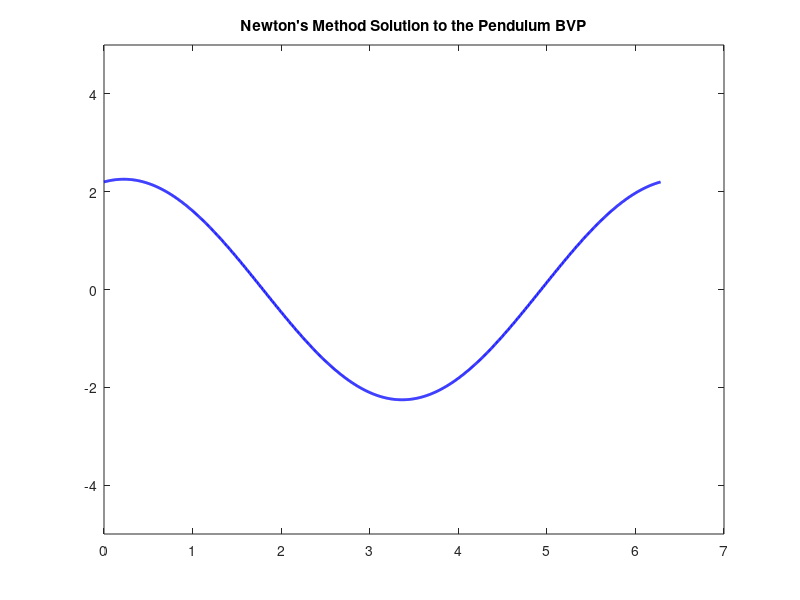

Recreate this plot in MATLAB. (Note: this script raises an error after producing the figure.)
n = 1000;

T = 2*pi;
alpha = 0.7*pi;
beta = 0.7*pi;
%alpha = 0.01*pi;
%beta = -0.85*pi;

h = T/n;
t = ((1:n-1)*h).';
tol = 10e-3;

theta0 = alpha*cos(t) + 0.5*sin(t);
%theta0 = 0.7*ones(n-1, 1);
%theta0 = (((beta - alpha) / (2*pi))*t + alpha).*cos(2*t);

tvals = [0 t.' T];
theta0Vals = [alpha theta0.' beta];

plot(tvals, theta0Vals, 'b', "LineWidth", 2)
title("Newton's Method Solution to the Pendulum BVP")
ylim([-5, 5])
hold on;

theta = nDnewton(n, alpha, beta, h, t, theta0, tol);

thetaVals = [alpha theta.' beta];
plot(tvals, thetaVals, 'g', "LineWidth", 2)
legend("\theta^{(0)}", "\theta^{(1)}", "\theta^{(2)}", "\theta^{(3)}", "\theta^{(4)}", "\theta^{(5)}", "\theta^{(6)}")

function theta = nDnewton(n, alpha, beta, h, t, theta0, tol)
    prevTheta = theta0;
    theta = theta0;
    error = norm(prevTheta);
    count = 0;
    tvals = [0 t.' 2*pi];
    while (error > tol)
        J = jacobian(theta, h, n);
        ftheta = f(theta, alpha, beta, h);
        Jinvftheta = J \ ftheta;

        theta = prevTheta - Jinvftheta;

        error = norm(theta - prevTheta);

        prevTheta = theta;
        count = count + 1;
        
        if (error > tol)
            thetaVals = [alpha theta.' beta];
            plot(tvals, thetaVals, "LineWidth", 2)
        end
    end
    count
end

function J = jacobian(theta, h, n)
    mainDiag = (-2/h^2)+cos(theta);
    otherDiags = (1/h^2)*ones(n-2, 1);
    J = diag(mainDiag, 0) + diag(otherDiags, -1) + diag(otherDiags, 1);
end

function ftheta = f(theta, alpha, beta, h)
    ftheta = zeros(length(theta), 1);
    for j = 1:length(theta)
        ftheta(j) = fj(theta, j, alpha, beta, h);
    end
end

function ftheta = fj(theta, j, alpha, beta, h)
    fullTheta = [alpha; theta; beta];
    ftheta = (1/h^2) * (fullTheta(j)-2*fullTheta(j+1)+fullTheta(j+2))+sin(fullTheta(j+1));
end